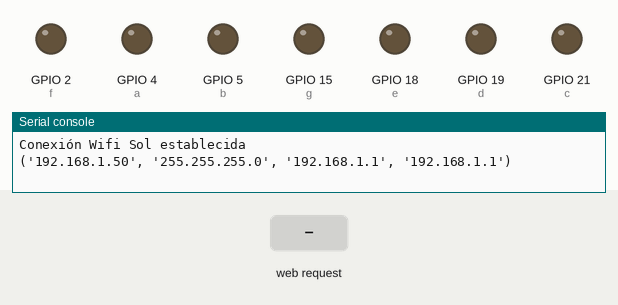
Simulated run of this program. Board: ESP32 board running MicroPython. Parts: output pins drawn as LEDs (lit = HIGH), the last lines printed to the serial console. Inputs (shaded band) come from the test bench. WiFi joins after 1.5 s.

Above: at 2.7 s.
2.8 s: HTTP request GET /0 received
At 3.8 s:
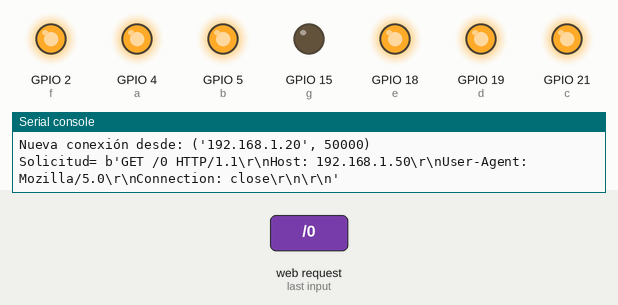
4.3 s: HTTP request GET /1 received
At 5.0 s:
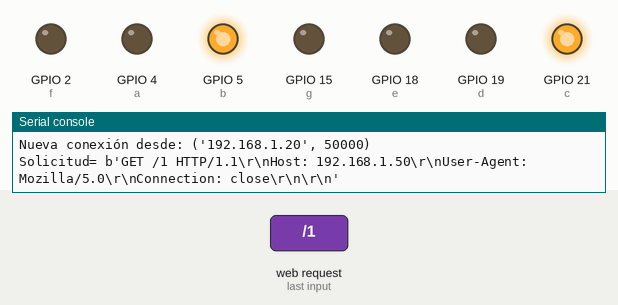
5.8 s: HTTP request GET /2 received
At 6.1 s:
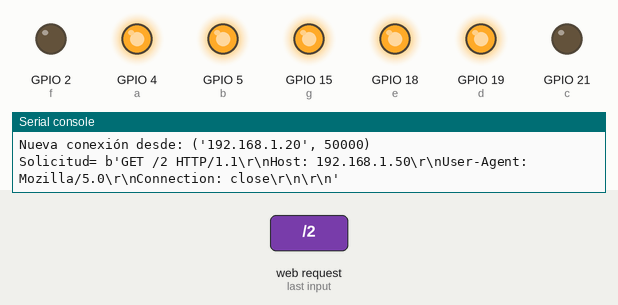
7.3 s: HTTP request GET /3 received
At 8.5 s:
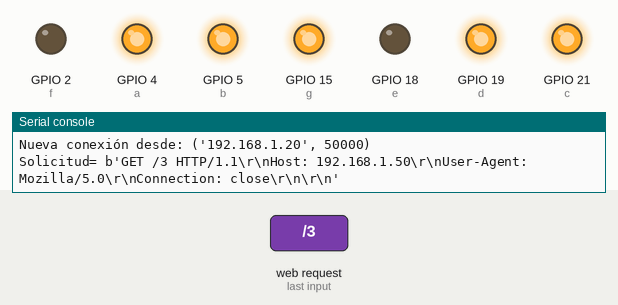
8.8 s: HTTP request GET /4 received
At 9.6 s:
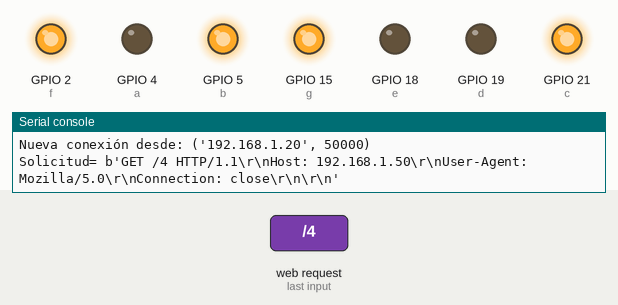
10.3 s: HTTP request GET /5 received
At 10.7 s:
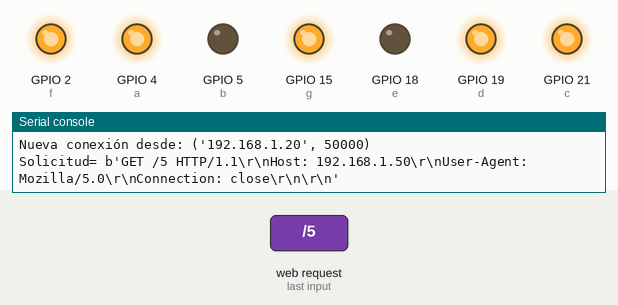
Timing chart, 0 to 12.8 s (numbered marks = the images above; inputs shaded):
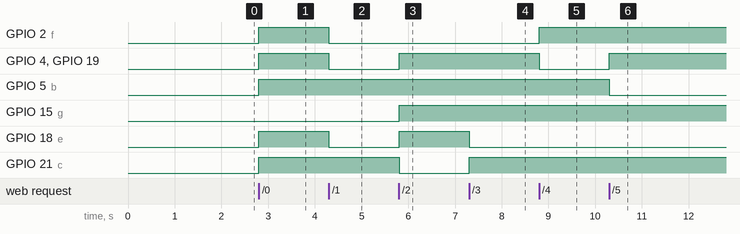

Measured:
- after the input at 2.8 s, GPIO 2 (f), GPIO 4 (a), GPIO 5 (b), GPIO 18 (e), GPIO 19 (d), GPIO 21 (c): LOW → HIGH at once
- after the input at 4.3 s, GPIO 2 (f), GPIO 4 (a), GPIO 18 (e), GPIO 19 (d): HIGH → LOW at once
- after the input at 5.8 s, GPIO 4 (a), GPIO 15 (g), GPIO 18 (e), GPIO 19 (d): LOW → HIGH at once; GPIO 21 (c): HIGH → LOW at once
- after the input at 7.3 s, GPIO 18 (e): HIGH → LOW at once; GPIO 21 (c): LOW → HIGH at once
- after the input at 8.8 s, GPIO 2 (f): LOW → HIGH at once; GPIO 4 (a), GPIO 19 (d): HIGH → LOW at once
- after the input at 10.3 s, GPIO 4 (a), GPIO 19 (d): LOW → HIGH at once; GPIO 5 (b): HIGH → LOW at once

The program:

Practica11.py
```python
from machine import Pin
import machine as mc
import network
import socket
import gc

gc.collect()

# Configuración de las salidas
a = Pin(4, Pin.OUT)
b = Pin(5, Pin.OUT)
f = Pin(2, Pin.OUT)
g = Pin(15, Pin.OUT)
e = Pin(18, Pin.OUT)
d = Pin(19, Pin.OUT)
c = Pin(21, Pin.OUT)

# Configurar wifi
ssid = 'Sol'
password = 'S8y387qhewu'
wlan = network.WLAN(network.STA_IF)
wlan.active(True)
wlan.connect(ssid, password)

while wlan.isconnected() == False:
    pass
print('Conexión Wifi %s establecida' % ssid)
print(wlan.ifconfig())   # Muestra datos de la red


# Función para mostrar página web
def webPage():
    html = """
    <html>
<head>
    <title> Bomba </title>
</head>
<body>
    <center>
        <h1> Servidor web ESP32</h1>

        <p><a href='/0'><button style='height:50px ;width: 100px; '>Num 0 </button></a></p>
        <p><a href='/1'><button style='height:50px ;width: 100px; '>Num 1 </button></a></p>
        <p><a href='/2'><button style='height:50px ;width: 100px; '>Num 2 </button></a></p>
        <p><a href='/3'><button style='height:50px ;width: 100px; '>Num 3 </button></a></p>
        <p><a href='/4'><button style='height:50px ;width: 100px; '>Num 4 </button></a></p>
        <p><a href='/5'><button style='height:50px ;width: 100px; '>Num 5 </button></a></p>
        <p><a href='/6'><button style='height:50px ;width: 100px; '>Num 6 </button></a></p>
        <p><a href='/7'><button style='height:50px ;width: 100px; '>Num 7 </button></a></p>
        <p><a href='/8'><button style='height:50px ;width: 100px; '>Num 8 </button></a></p>
        <p><a href='/9'><button style='height:50px ;width: 100px; '>Num 9 </button></a></p>


    </center>
</body>
</html>

    """
    return html


# Creamos un socket
tcp_socket = socket.socket(socket.AF_INET, socket.SOCK_STREAM)   # TCP
tcp_socket.bind(('',80))   # conexión abierta desde cualquier ip
tcp_socket.listen(3)   # Límite de peticiones en cola

while True:
    try:
        if gc.mem_free() < 10200:  # Garbage collector
            gc.collect()
        conn,addr = tcp_socket.accept()
        conn.settimeout(3.0)
        print("Nueva conexión desde: %s" %str(addr))
        request = conn.recv(1024)
        conn.settimeout(None)
        print("Solicitud= %s" %str(request))
        request = str(request)

        # Num 0
        if request.find('/0')==6:
            a.on()
            b.on()
            c.on()
            d.on()
            e.on()
            f.on()
            g.off()

        # Num 1
        if request.find('/1')==6:
            a.off()
            b.on()
            c.on()
            d.off()
            e.off()
            f.off()
            g.off()

        # Num 2
        if request.find('/2')==6:
            a.on()
            b.on()
            c.off()
            d.on()
            e.on()
            f.off()
            g.on()

        # Num 3
        if request.find('/3')==6:
            a.on()
            b.on()
            c.on()
            d.on()
            e.off()
            f.off()
            g.on()

        # Num 4
        if request.find('/4')==6:
            a.off()
            b.on()
            c.on()
            d.off()
            e.off()
            f.on()
            g.on()

        # Num 5
        if request.find('/5')==6:
            a.on()
            b.off()
            c.on()
            d.on()
            e.off()
            f.on()
            g.on()

        # Num 6
        if request.find('/6')==6:
            a.on()
            b.off()
            c.on()
            d.on()
            e.on()
            f.on()
            g.on()

        # Num 7
        if request.find('/7')==6:
            a.on()
            b.on()
            c.on()
            d.off()
            e.off()
            f.off()
            g.off()

        # Num 8
        if request.find('/8')==6:
            a.on()
            b.on()
            c.on()
            d.on()
            e.on()
            f.on()
            g.on()

        # Num 9
        if request.find('/9')==6:
            a.on()
            b.on()
            c.on()
            d.on()
            e.off()
            f.on()
            g.on()

        # Mostrar página web
        response = webPage()
        conn.send("HTTP/1.1 200 OK\n")
        conn.send("Content-Type:text/html\n")
        conn.send("Connection:close\n\n")
        conn.sendall(response)
        conn.close()

    except OSError as erro:
        conn.close()
        print('Conexión cerrada')
```
